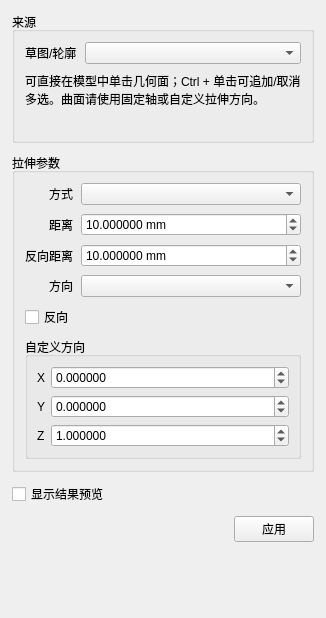
<?xml version='1.0' encoding='UTF-8'?>
<ui version="4.0">
 <class>ExtrudeDialog</class>
 <widget class="QWidget" name="ExtrudeDialog">
  <layout class="QVBoxLayout" name="mainLayout">
   <property name="leftMargin"><number>12</number></property>
   <property name="topMargin"><number>12</number></property>
   <property name="rightMargin"><number>12</number></property>
   <property name="bottomMargin"><number>12</number></property>
   <property name="spacing"><number>10</number></property>
   <item>
    <widget class="QGroupBox" name="sourceGroup">
     <property name="title"><string>来源</string></property>
     <layout class="QVBoxLayout" name="sourceLayout">
      <property name="leftMargin"><number>10</number></property>
      <property name="topMargin"><number>10</number></property>
      <property name="rightMargin"><number>10</number></property>
      <property name="bottomMargin"><number>10</number></property>
      <property name="spacing"><number>8</number></property>
      <item>
       <layout class="QFormLayout" name="sourceForm">
        <property name="labelAlignment"><set>Qt::AlignRight|Qt::AlignTrailing|Qt::AlignVCenter</set></property>
        <item row="0" column="0"><widget class="QLabel" name="profileLabel"><property name="text"><string>草图/轮廓</string></property></widget></item>
        <item row="0" column="1">
         <widget class="QWidget" name="profileRow" native="true">
          <layout class="QHBoxLayout" name="profileRowLayout">
           <property name="leftMargin"><number>0</number></property>
           <property name="topMargin"><number>0</number></property>
           <property name="rightMargin"><number>0</number></property>
           <property name="bottomMargin"><number>0</number></property>
           <property name="spacing"><number>6</number></property>
           <item>
            <widget class="QComboBox" name="profileCombo">
             <property name="minimumHeight"><number>30</number></property>
             <property name="toolTip"><string>也可以不选列表，直接在模型中单击一个或多个几何面。</string></property>
            </widget>
           </item>
          </layout>
         </widget>
        </item>
       </layout>
      </item>
      <item>
       <widget class="QLabel" name="directSelectHint">
        <property name="text"><string>可直接在模型中单击几何面；Ctrl + 单击可追加/取消多选。曲面请使用固定轴或自定义拉伸方向。</string></property>
        <property name="wordWrap"><bool>true</bool></property>
       </widget>
      </item>
      <item>
       <widget class="QLabel" name="profileInfoLabel">
        <property name="visible"><bool>false</bool></property>
        <property name="text"><string/></property>
        <property name="wordWrap"><bool>true</bool></property>
       </widget>
      </item>
     </layout>
    </widget>
   </item>
   <item>
    <widget class="QGroupBox" name="parameterGroup">
     <property name="title"><string>拉伸参数</string></property>
     <layout class="QVBoxLayout" name="parameterLayout">
      <property name="leftMargin"><number>10</number></property>
      <property name="topMargin"><number>10</number></property>
      <property name="rightMargin"><number>10</number></property>
      <property name="bottomMargin"><number>10</number></property>
      <property name="spacing"><number>8</number></property>
      <item>
       <layout class="QFormLayout" name="parameterForm">
        <property name="labelAlignment"><set>Qt::AlignRight|Qt::AlignTrailing|Qt::AlignVCenter</set></property>
        <item row="0" column="0"><widget class="QLabel" name="extentLabel"><property name="text"><string>方式</string></property></widget></item>
        <item row="0" column="1"><widget class="QComboBox" name="extentCombo"><property name="minimumHeight"><number>30</number></property><property name="toolTip"><string>两侧可分别设置两个方向的距离；对称模式按总长度在截面两侧均分。</string></property></widget></item>
        <item row="1" column="0"><widget class="QLabel" name="distanceLabel"><property name="text"><string>距离</string></property></widget></item>
        <item row="1" column="1"><widget class="CompactDoubleSpinBox" name="distanceSpin"><property name="minimumHeight"><number>30</number></property><property name="suffix"><string> mm</string></property><property name="decimals"><number>6</number></property><property name="minimum"><double>0.000001000000000</double></property><property name="maximum"><double>1000000000.000000000000000</double></property><property name="singleStep"><double>1.000000000000000</double></property><property name="value"><double>10.000000000000000</double></property></widget></item>
        <item row="2" column="0"><widget class="QLabel" name="secondDistanceLabel"><property name="text"><string>反向距离</string></property></widget></item>
        <item row="2" column="1"><widget class="CompactDoubleSpinBox" name="secondDistanceSpin"><property name="minimumHeight"><number>30</number></property><property name="suffix"><string> mm</string></property><property name="decimals"><number>6</number></property><property name="minimum"><double>0.000001000000000</double></property><property name="maximum"><double>1000000000.000000000000000</double></property><property name="singleStep"><double>1.000000000000000</double></property><property name="value"><double>10.000000000000000</double></property></widget></item>
        <item row="3" column="0"><widget class="QLabel" name="directionLabel"><property name="text"><string>方向</string></property></widget></item>
        <item row="3" column="1"><widget class="QComboBox" name="directionCombo"><property name="minimumHeight"><number>30</number></property></widget></item>
       </layout>
      </item>
      <item><widget class="QCheckBox" name="reverseCheck"><property name="text"><string>反向</string></property><property name="toolTip"><string>切换当前轴向或矢量的正反方向。</string></property></widget></item>
      <item>
       <widget class="QGroupBox" name="customDirectionGroup">
        <property name="title"><string>自定义方向</string></property>
        <layout class="QFormLayout" name="customDirectionForm">
         <property name="labelAlignment"><set>Qt::AlignRight|Qt::AlignTrailing|Qt::AlignVCenter</set></property>
         <item row="0" column="0"><widget class="QLabel" name="customXLabel"><property name="text"><string>X</string></property></widget></item>
         <item row="0" column="1"><widget class="CompactDoubleSpinBox" name="customXSpin"><property name="minimumHeight"><number>30</number></property><property name="decimals"><number>6</number></property><property name="minimum"><double>-1000000.000000000000000</double></property><property name="maximum"><double>1000000.000000000000000</double></property><property name="singleStep"><double>0.100000000000000</double></property></widget></item>
         <item row="1" column="0"><widget class="QLabel" name="customYLabel"><property name="text"><string>Y</string></property></widget></item>
         <item row="1" column="1"><widget class="CompactDoubleSpinBox" name="customYSpin"><property name="minimumHeight"><number>30</number></property><property name="decimals"><number>6</number></property><property name="minimum"><double>-1000000.000000000000000</double></property><property name="maximum"><double>1000000.000000000000000</double></property><property name="singleStep"><double>0.100000000000000</double></property></widget></item>
         <item row="2" column="0"><widget class="QLabel" name="customZLabel"><property name="text"><string>Z</string></property></widget></item>
         <item row="2" column="1"><widget class="CompactDoubleSpinBox" name="customZSpin"><property name="minimumHeight"><number>30</number></property><property name="decimals"><number>6</number></property><property name="minimum"><double>-1000000.000000000000000</double></property><property name="maximum"><double>1000000.000000000000000</double></property><property name="singleStep"><double>0.100000000000000</double></property><property name="value"><double>1.000000000000000</double></property></widget></item>
        </layout>
       </widget>
      </item>
     </layout>
    </widget>
   </item>
   <item>
    <widget class="QCheckBox" name="previewCheck">
     <property name="text"><string>显示结果预览</string></property>
     <property name="toolTip"><string>默认关闭，避免预览结果遮挡后续几何选择。</string></property>
    </widget>
   </item>
   <item>
    <layout class="QHBoxLayout" name="buttonLayout">
     <item><spacer name="buttonSpacer"><property name="orientation"><enum>Qt::Horizontal</enum></property><property name="sizeHint" stdset="0"><size><width>40</width><height>20</height></size></property></spacer></item>
     <item><widget class="QPushButton" name="applyButton"><property name="minimumHeight"><number>34</number></property><property name="text"><string>应用</string></property></widget></item>
    </layout>
   </item>
   <item><widget class="QLabel" name="statusLabel"><property name="visible"><bool>false</bool></property><property name="text"><string/></property><property name="wordWrap"><bool>true</bool></property></widget></item>
   <item><spacer name="verticalSpacer"><property name="orientation"><enum>Qt::Vertical</enum></property><property name="sizeHint" stdset="0"><size><width>20</width><height>40</height></size></property></spacer></item>
  </layout>
 </widget>
  <customwidgets>
  <customwidget><class>CompactDoubleSpinBox</class><extends>QDoubleSpinBox</extends><header>CompactDoubleSpinBox.h</header></customwidget>
 </customwidgets>
 <resources/>
 <connections/>
</ui>
